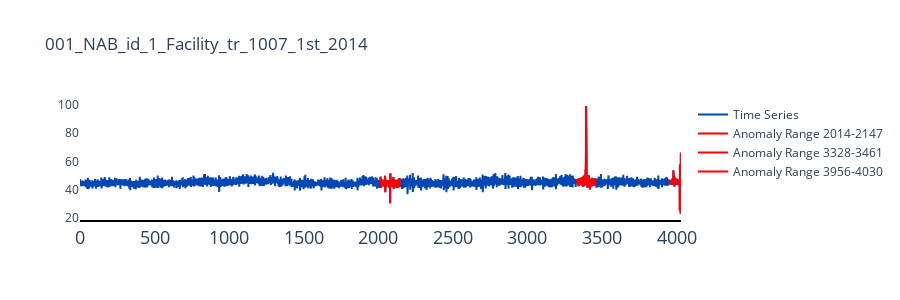
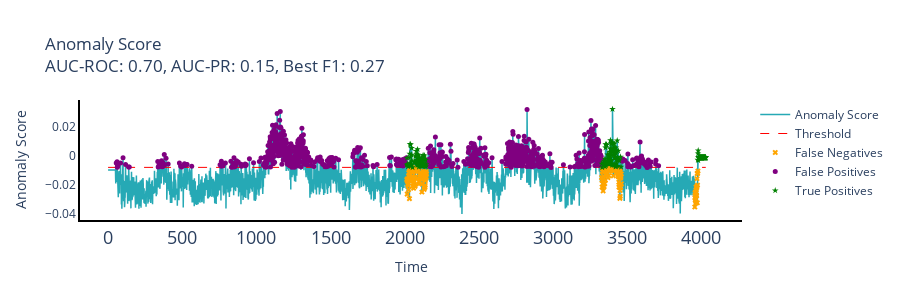

These figures' notebook cell, in order:
### Code cell
import numpy as np
from TSB_AD.evaluation.metrics import get_metrics
import pandas as pd

file_name = '001_NAB_id_1_Facility_tr_1007_1st_2014'
df = pd.read_csv(f'../Datasets/TSB-AD-U/{file_name}.csv').dropna()
data = df.iloc[:, 0].values.astype(float)
label = df['Label'].astype(int).to_numpy()
print('data: ', data.shape)

anomaly_score = np.load(f'/home/chenjin/redcoast/TSB-AD/output.npy')
# metrics = get_metrics(anomaly_score, label, slidingWindow=100)

fig_ts = plot_func_ts(data, label, file_name)
fig_ts.show()
fig_score = plot_func_score(label, anomaly_score, 'Anomaly Score')
fig_score.show()
# print('metrics: ', metrics)

### Figure 1 — Plotly figure (JSON) as saved in the notebook; plotly's stock layout.template omitted (floating-point values rounded to 4 significant figures; data arrays with more than 128 entries replaced by an {"elided": "..."} marker saying what was removed)
{"data": [{"line": {"color": "#0248b5", "width": 2}, "mode": "lines", "name": "Time Series", "type": "scatter", "x": {"elided": "4031 int values"}, "y": {"elided": "4031 float values"}}, {"line": {"color": "red", "width": 2}, "mode": "lines", "name": "Anomaly Range 2014-2147", "type": "scatter", "x": {"elided": "134 int values"}, "y": {"elided": "134 float values"}}, {"line": {"color": "red", "width": 2}, "mode": "lines", "name": "Anomaly Range 3328-3461", "type": "scatter", "x": {"elided": "134 int values"}, "y": {"elided": "134 float values"}}, {"line": {"color": "red", "width": 2}, "mode": "lines", "name": "Anomaly Range 3956-4030", "type": "scatter", "x": [3956, 3957, 3958, 3959, 3960, 3961, 3962, 3963, 3964, 3965, 3966, 3967, 3968, 3969, 3970, 3971, 3972, 3973, 3974, 3975, 3976, 3977, 3978, 3979, 3980, 3981, 3982, 3983, 3984, 3985, 3986, 3987, 3988, 3989, 3990, 3991, 3992, 3993, 3994, 3995, 3996, 3997, 3998, 3999, 4000, 4001, 4002, 4003, 4004, 4005, 4006, 4007, 4008, 4009, 4010, 4011, 4012, 4013, 4014, 4015, 4016, 4017, 4018, 4019, 4020, 4021, 4022, 4023, 4024, 4025, 4026, 4027, 4028, 4029, 4030], "y": [44.34, 46.69, 44.06, 45.54, 45.52, 46.82, 46.68, 46.24, 44.06, 46.31, 43.62, 45.13, 44.72, 46.95, 43.94, 43.54, 44.93, 47.91, 44.06, 47.85, 43.69, 46.61, 44.84, 53.73, 45.07, 45.65, 48.21, 43.48, 44.64, 49.9, 42.27, 45.15, 48.56, 43.19, 44.55, 45.18, 46.27, 45.23, 44.37, 43.59, 44.81, 46.88, 45.07, 46.64, 47.84, 47.25, 44.23, 43.59, 45.53, 45.0, 47.28, 43.76, 46.84, 45.14, 44.91, 46.66, 43.73, 47.3, 44.2, 43.31, 44.75, 45.14, 44.56, 43.77, 46.29, 46.95, 25.42, 57.96, 28.05, 56.57, 25.35, 38.22, 22.86, 66.26, 30.96]}], "layout": {"height": 300, "paper_bgcolor": "white", "plot_bgcolor": "white", "title": {"text": "001_NAB_id_1_Facility_tr_1007_1st_2014"}, "xaxis": {"linecolor": "black", "linewidth": 2, "showline": true, "tickfont": {"size": 18}}}}

### Figure 2 — Plotly figure (JSON) as saved in the notebook; plotly's stock layout.template omitted (floating-point values rounded to 4 significant figures; data arrays with more than 128 entries replaced by an {"elided": "..."} marker saying what was removed)
{"data": [{"line": {"color": "#26a9b5", "width": 1.5}, "mode": "lines", "name": "Anomaly Score", "type": "scatter", "x": {"elided": "4031 int values"}, "y": {"elided": "4031 float values"}}, {"line": {"color": "red", "dash": "dash", "width": 1}, "mode": "lines", "name": "Threshold", "type": "scatter", "x": [0, 4030], "y": [-0.008204, -0.008204]}, {"marker": {"color": "orange", "size": 5, "symbol": "x"}, "mode": "markers", "name": "False Negatives", "type": "scatter", "x": {"elided": "150 int values"}, "y": {"elided": "150 float values"}}, {"marker": {"color": "purple", "size": 5, "symbol": "circle"}, "mode": "markers", "name": "False Positives", "type": "scatter", "x": {"elided": "874 int values"}, "y": {"elided": "874 float values"}}, {"marker": {"color": "green", "size": 5, "symbol": "star"}, "mode": "markers", "name": "True Positives", "type": "scatter", "x": {"elided": "193 int values"}, "y": {"elided": "193 float values"}}], "layout": {"height": 300, "paper_bgcolor": "white", "plot_bgcolor": "white", "title": {"text": "Anomaly Score<br>AUC-ROC: 0.70, AUC-PR: 0.15, Best F1: 0.27"}, "xaxis": {"linecolor": "black", "linewidth": 2, "showline": true, "tickfont": {"size": 18}, "title": {"text": "Time"}}, "yaxis": {"linecolor": "black", "linewidth": 2, "showline": true, "title": {"text": "Anomaly Score"}}}}
